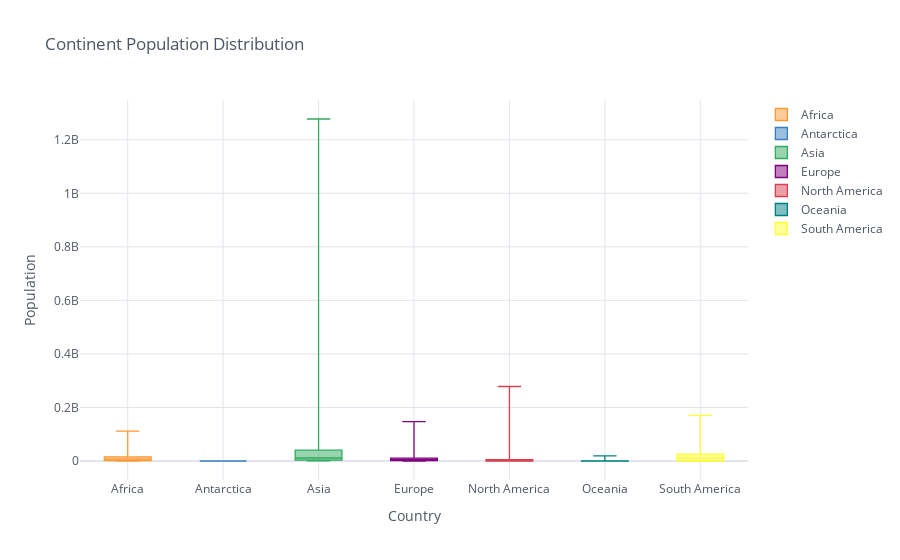

Notebook source saved alongside this figure:
### Code cell
# Boxplot o grafico de caja
data2.iplot(kind='box', xTitle='Country',
                    yTitle='Population', title='Continent Population Distribution')

### Figure 1 — Plotly figure (JSON) as saved in the notebook; plotly's stock layout.template omitted (floating-point values rounded to 4 significant figures; data arrays with more than 128 entries replaced by an {"elided": "..."} marker saying what was removed)
{"data": [{"boxpoints": false, "line": {"width": 1.3}, "marker": {"color": "rgba(255, 153, 51, 1.0)"}, "name": "Africa", "orientation": "v", "type": "box", "y": {"elided": "239 int values"}}, {"boxpoints": false, "line": {"width": 1.3}, "marker": {"color": "rgba(55, 128, 191, 1.0)"}, "name": "Antarctica", "orientation": "v", "type": "box", "y": {"elided": "239 int values"}}, {"boxpoints": false, "line": {"width": 1.3}, "marker": {"color": "rgba(50, 171, 96, 1.0)"}, "name": "Asia", "orientation": "v", "type": "box", "y": {"elided": "239 int values"}}, {"boxpoints": false, "line": {"width": 1.3}, "marker": {"color": "rgba(128, 0, 128, 1.0)"}, "name": "Europe", "orientation": "v", "type": "box", "y": {"elided": "239 int values"}}, {"boxpoints": false, "line": {"width": 1.3}, "marker": {"color": "rgba(219, 64, 82, 1.0)"}, "name": "North America", "orientation": "v", "type": "box", "y": {"elided": "239 int values"}}, {"boxpoints": false, "line": {"width": 1.3}, "marker": {"color": "rgba(0, 128, 128, 1.0)"}, "name": "Oceania", "orientation": "v", "type": "box", "y": {"elided": "239 int values"}}, {"boxpoints": false, "line": {"width": 1.3}, "marker": {"color": "rgba(255, 255, 51, 1.0)"}, "name": "South America", "orientation": "v", "type": "box", "y": {"elided": "239 int values"}}], "layout": {"legend": {"bgcolor": "#FFFFFF", "font": {"color": "#4D5663"}}, "paper_bgcolor": "#FFFFFF", "plot_bgcolor": "#FFFFFF", "title": {"font": {"color": "#4D5663"}, "text": "Continent Population Distribution"}, "xaxis": {"gridcolor": "#E1E5ED", "showgrid": true, "tickfont": {"color": "#4D5663"}, "title": {"font": {"color": "#4D5663"}, "text": "Country"}, "zerolinecolor": "#E1E5ED"}, "yaxis": {"gridcolor": "#E1E5ED", "showgrid": true, "tickfont": {"color": "#4D5663"}, "title": {"font": {"color": "#4D5663"}, "text": "Population"}, "zerolinecolor": "#E1E5ED"}}}
